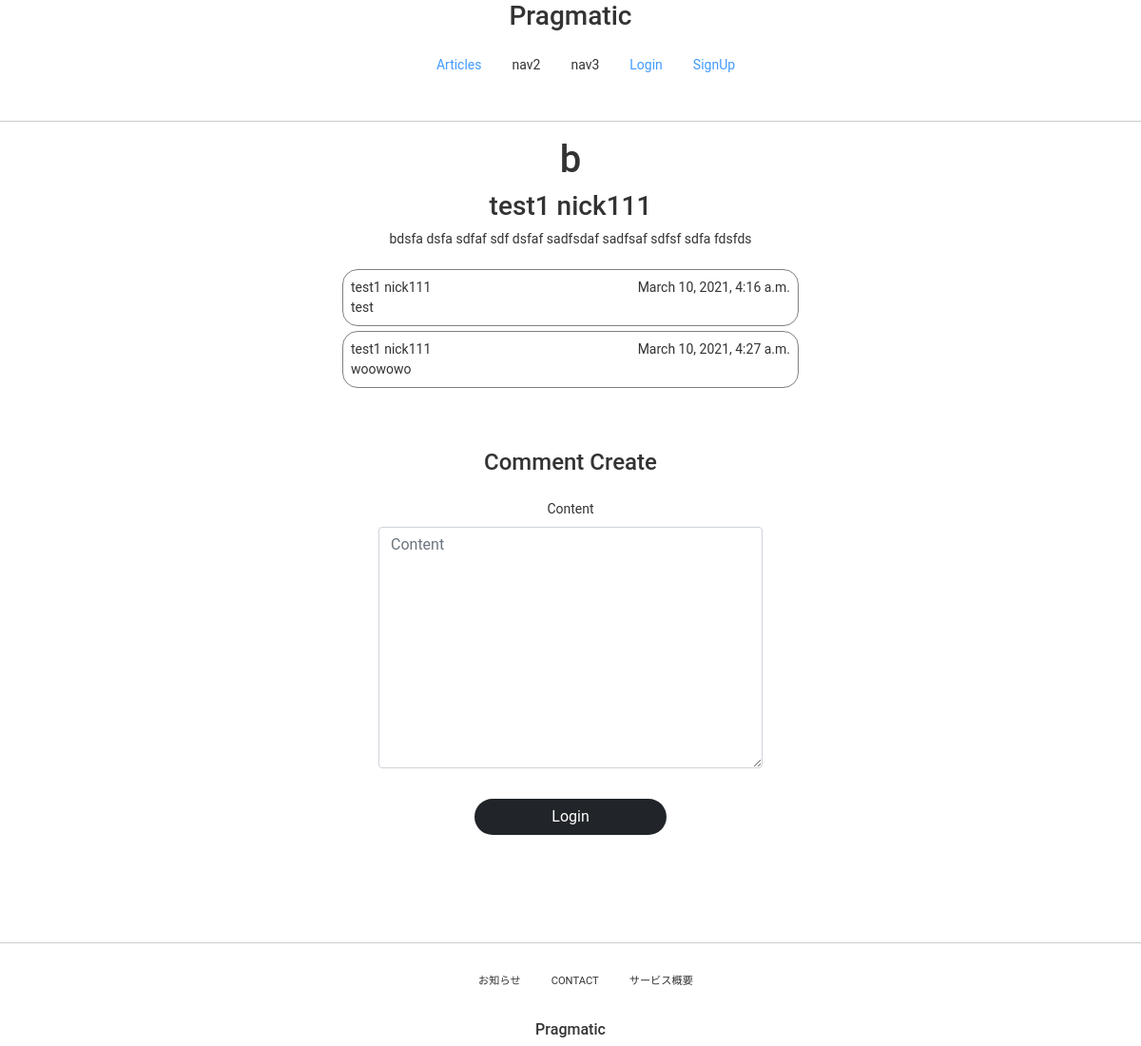
Page /articles/detail/8 on the earlier database version.
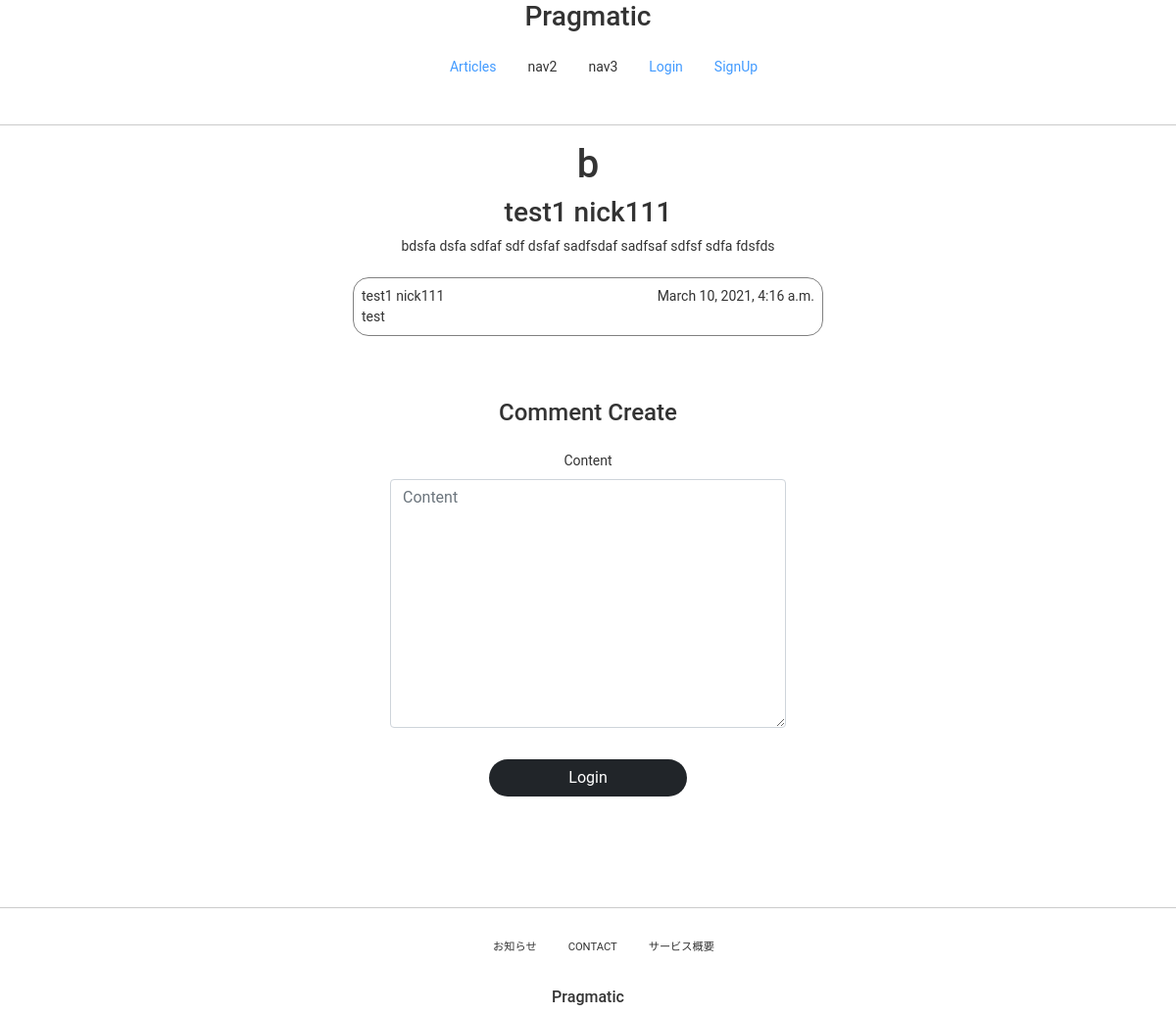
Same page on the later database version.
### commentapp/models.py (models this page shows)
class Comment(models.Model):
    article = models.ForeignKey(
        Article, on_delete=models.SET_NULL, null=True, related_name='comment')
    writer = models.ForeignKey(
        User, on_delete=models.SET_NULL, null=True, related_name='comment')
    content = models.TextField(null=False)
    create_at = models.DateTimeField(auto_now=True)

### profileapp/models.py (models this page shows)
class Profile(models.Model):
    user = models.OneToOneField(
        User, on_delete=models.CASCADE, related_name='profile')
    image = models.ImageField(upload_to='profile/', null=True)
    nickname = models.CharField(max_length=20, unique=True, null=True)
    message = models.CharField(max_length=100, null=True)

### articleapp/views.py (the view)
# urls.py: path('detail/<int:pk>', ArticleDetailView.as_view(), name='detail'),
class ArticleDetailView(DetailView, FormMixin):
    model = Article
    form_class = CommentCreationForm
    context_object_name = 'target_article'
    template_name = 'articleapp/detail.html'

### commentapp/forms.py
class CommentCreationForm(ModelForm):
    class Meta:
        model = Comment
        fields = ['content']

### articleapp/templates/articleapp/detail.html (shortened to what this page needs)
{% extends 'base.html' %}
{% block content %}
    <div class="detail">
        <h1>{{ target_article.title }}</h1>
        <h3>{{ target_article.writer.profile.nickname }}</h3>
        <p>{{ target_article.content }}</p>
        {% for comment in target_article.comment.all %}
            {% include 'commentapp/detail.html' with comment=comment %}
        {% endfor %}
        {% include 'commentapp/create.html' with article=target_article %}
    </div>
{% endblock %}

### commentapp/templates/commentapp/detail.html (shortened to what this page needs)
<div class = "comment_detail">
    <div class = "comment_title">
        <span>{{ comment.writer.profile.nickname }}</span>
        <span>{{ comment.create_at }}</span>
    </div>
    <div>
        {{ comment.content }}
    </div>
</div>

Differences in the rows shown:
removed Comment: writer.profile.nickname "test1 nick111", create_at "March 10, 2021, 4:27 a.m.", content "woowowo"
